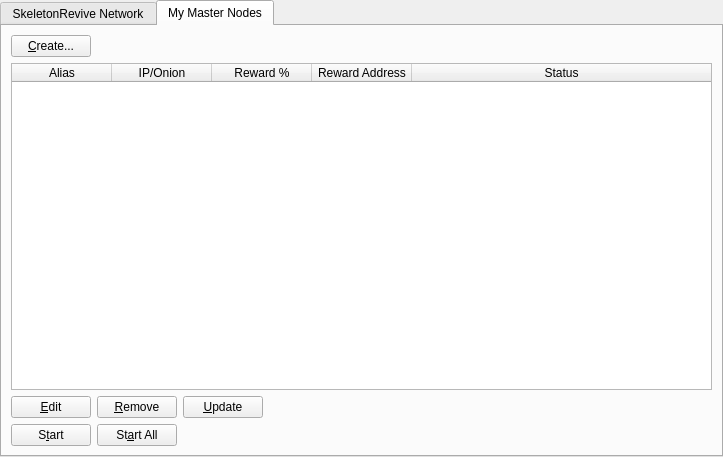
<?xml version="1.0" encoding="UTF-8"?>
<ui version="4.0">
 <class>MasternodeManager</class>
 <widget class="QWidget" name="MasternodeManager">
  <property name="geometry">
   <rect>
    <x>0</x>
    <y>0</y>
    <width>723</width>
    <height>457</height>
   </rect>
  </property>
  <property name="windowTitle">
   <string>Form</string>
  </property>
  <layout class="QVBoxLayout" name="topLayout">
   <property name="leftMargin">
    <number>0</number>
   </property>
   <property name="topMargin">
    <number>0</number>
   </property>
   <property name="rightMargin">
    <number>0</number>
   </property>
   <property name="bottomMargin">
    <number>0</number>
   </property>
   <item>
    <layout class="QVBoxLayout" name="verticalLayout">
     <property name="bottomMargin">
      <number>0</number>
     </property>
     <item>
      <widget class="QTabWidget" name="tabWidget">
       <property name="currentIndex">
        <number>1</number>
       </property>
       <widget class="QWidget" name="tab">
        <attribute name="title">
         <string>SkeletonRevive Network</string>
        </attribute>
        <layout class="QGridLayout" name="gridLayout">
         <item row="1" column="0">
          <widget class="QTableWidget" name="tableWidgetMasternodes">
           <property name="editTriggers">
            <set>QAbstractItemView::NoEditTriggers</set>
           </property>
           <property name="alternatingRowColors">
            <bool>true</bool>
           </property>
           <property name="selectionBehavior">
            <enum>QAbstractItemView::SelectRows</enum>
           </property>
           <property name="sortingEnabled">
            <bool>true</bool>
           </property>
           <attribute name="horizontalHeaderStretchLastSection">
            <bool>true</bool>
           </attribute>
           <column>
            <property name="text">
             <string>Address</string>
            </property>
           </column>
           <column>
            <property name="text">
             <string>Protocol</string>
            </property>
           </column>
           <column>
            <property name="text">
             <string>Active</string>
            </property>
           </column>
           <column>
            <property name="text">
             <string>Active (secs)</string>
            </property>
           </column>
           <column>
            <property name="text">
             <string>Last Seen</string>
            </property>
           </column>
           <column>
            <property name="text">
             <string>Pubkey</string>
            </property>
           </column>
          </widget>
         </item>
         <item row="0" column="0">
          <layout class="QHBoxLayout" name="horizontalLayout_3">
           <property name="bottomMargin">
            <number>0</number>
           </property>
           <item>
            <widget class="QLabel" name="label_2">
             <property name="text">
              <string>SkeletonRevive Node Count:</string>
             </property>
            </widget>
           </item>
           <item>
            <widget class="QLabel" name="countLabel">
             <property name="text">
              <string>0</string>
             </property>
            </widget>
           </item>
           <item>
            <spacer name="horizontalSpacer_3">
             <property name="orientation">
              <enum>Qt::Horizontal</enum>
             </property>
             <property name="sizeHint" stdset="0">
              <size>
               <width>40</width>
               <height>20</height>
              </size>
             </property>
            </spacer>
           </item>
          </layout>
         </item>
        </layout>
       </widget>
       <widget class="QWidget" name="tab_2">
        <attribute name="title">
         <string>My Master Nodes</string>
        </attribute>
        <layout class="QGridLayout" name="gridLayout_2">
         <item row="0" column="0">
          <layout class="QVBoxLayout" name="verticalLayout_2">
           <property name="bottomMargin">
            <number>0</number>
           </property>
           <item>
            <layout class="QHBoxLayout" name="horizontalLayout">
             <item>
              <widget class="QPushButton" name="createButton">
               <property name="text">
                <string>&amp;Create...</string>
               </property>
              </widget>
             </item>
             <item>
              <spacer name="horizontalSpacer">
               <property name="orientation">
                <enum>Qt::Horizontal</enum>
               </property>
               <property name="sizeHint" stdset="0">
                <size>
                 <width>40</width>
                 <height>20</height>
                </size>
               </property>
              </spacer>
             </item>
            </layout>
           </item>
           <item>
            <widget class="QTableWidget" name="tableWidget_2">
             <property name="minimumSize">
              <size>
               <width>695</width>
               <height>0</height>
              </size>
             </property>
             <property name="editTriggers">
              <set>QAbstractItemView::NoEditTriggers</set>
             </property>
             <property name="alternatingRowColors">
              <bool>true</bool>
             </property>
             <property name="selectionMode">
              <enum>QAbstractItemView::SingleSelection</enum>
             </property>
             <property name="selectionBehavior">
              <enum>QAbstractItemView::SelectRows</enum>
             </property>
             <attribute name="horizontalHeaderStretchLastSection">
              <bool>true</bool>
             </attribute>
             <column>
              <property name="text">
               <string>Alias</string>
              </property>
             </column>
             <column>
              <property name="text">
               <string>IP/Onion</string>
              </property>
             </column>
             <column>
              <property name="text">
               <string>Reward %</string>
              </property>
             </column>
             <column>
              <property name="text">
               <string>Reward Address</string>
              </property>
             </column>
             <column>
              <property name="text">
               <string>Status</string>
              </property>
             </column>
            </widget>
           </item>
           <item>
            <layout class="QHBoxLayout" name="horizontalLayout_2">
             <property name="bottomMargin">
              <number>0</number>
             </property>
             <item>
              <widget class="QPushButton" name="editButton">
               <property name="text">
                <string>&amp;Edit</string>
               </property>
              </widget>
             </item>
             <item>
              <widget class="QPushButton" name="removeButton">
               <property name="text">
                <string>&amp;Remove</string>
               </property>
              </widget>
             </item>
             <item>
              <widget class="QPushButton" name="UpdateButton">
               <property name="text">
                <string>&amp;Update</string>
               </property>
              </widget>
             </item>
             <item>
              <spacer name="horizontalSpacer_2">
               <property name="orientation">
                <enum>Qt::Horizontal</enum>
               </property>
               <property name="sizeHint" stdset="0">
                <size>
                 <width>40</width>
                 <height>20</height>
                </size>
               </property>
              </spacer>
             </item>
            </layout>
           </item>
           <item>
            <layout class="QHBoxLayout" name="horizontalLayout_4">
             <property name="bottomMargin">
              <number>0</number>
             </property>
            </layout>
           </item>
           <item>
            <layout class="QHBoxLayout" name="horizontalLayout_5">
             <property name="bottomMargin">
              <number>0</number>
             </property>
             <item>
              <widget class="QPushButton" name="startButton">
               <property name="text">
                <string>S&amp;tart</string>
               </property>
              </widget>
             </item>
             <item>
              <widget class="QPushButton" name="startAllButton">
               <property name="text">
                <string>St&amp;art All</string>
               </property>
              </widget>
             </item>
             <item>
              <spacer name="horizontalSpacer_5">
               <property name="orientation">
                <enum>Qt::Horizontal</enum>
               </property>
               <property name="sizeHint" stdset="0">
                <size>
                 <width>40</width>
                 <height>20</height>
                </size>
               </property>
              </spacer>
             </item>
            </layout>
           </item>
          </layout>
         </item>
        </layout>
       </widget>
      </widget>
     </item>
    </layout>
   </item>
  </layout>
 </widget>
 <resources/>
 <connections/>
</ui>
